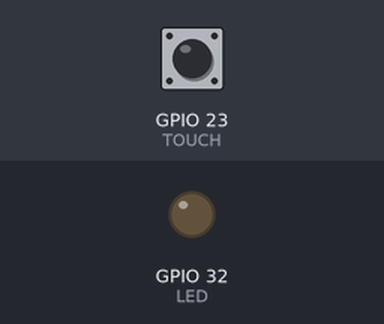
This program was run on a simulated ESP32. On the bench: output pins drawn as LEDs (lit = HIGH). The inputs (shaded band) are chosen by the test bench; at power-on: GPIO 23 (TOUCH) LOW.

Above: at 1.2 s.
1.3 s: GPIO 23 (TOUCH) pulled HIGH for 0.15 s
At 1.37 s:
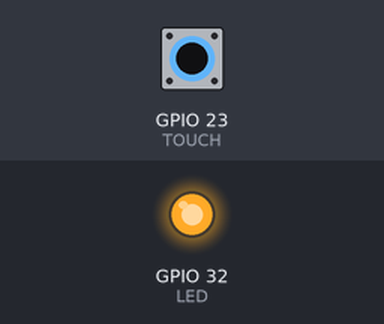
2.9 s: GPIO 23 (TOUCH) pulled HIGH for 3.2 s
At 7.2 s:
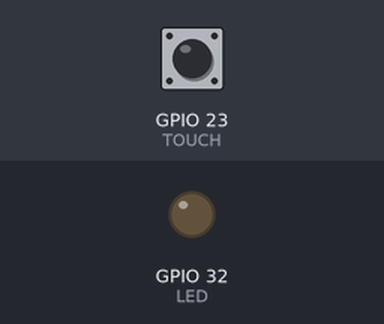
Timing chart, 0 to 8.7 s (numbered marks = the images above; inputs shaded):
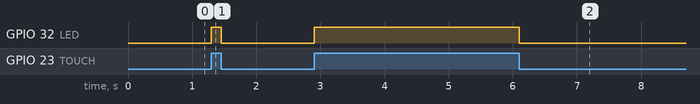

The program:

main.cpp
```cpp
// Touch Sensor Module
// Operating voltage : 2.0 ~ 5.5V (Note : ESP32 GPIO are not 5V tolerant (3.3V max))
// Output : Active High

#include <Arduino.h>    // Arduino Lib
#include <inttypes.h>   // Data types Lib

#define TOUCH 23        // define Touch Sensor pin
#define LED 32          // define Led pin

void setup(){

  Serial.begin(115200); // Set Baud Rate

  pinMode(TOUCH, INPUT);  // Set Touch Sensor as INPUT
  pinMode(LED, OUTPUT);   // Set Led as OUTPUT
}

void loop(){

  uint8_t touch = digitalRead(TOUCH);   // Store output from touch sensor

  if (touch == HIGH)    // Sensor output HIGH when touched
  {
    digitalWrite(LED, HIGH);  // Led ON when sensor touched
  }
  else
  {
    digitalWrite(LED, LOW);     // Led OFF when sensor not touched
  }
}
```

Measured:
- after the input at 1.3 s, GPIO 32 (LED): LOW → HIGH at once, → LOW 0.15 s later
- after the input at 2.9 s, GPIO 32 (LED): LOW → HIGH at once, → LOW 3.2 s later
